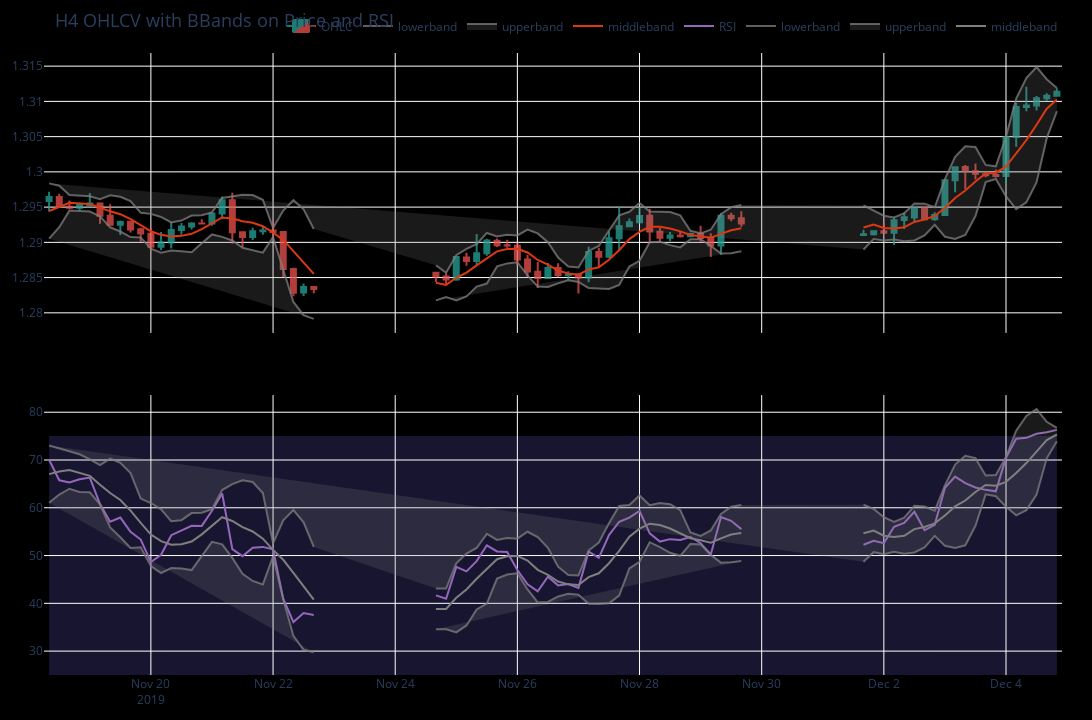

Source (notebook cell):
### Markdown cell above
#### Stacked SubPlot on sliced data

### Code cell
kwargs1 = {"width" : 1280, "height" : 720 ,"title_text" : "H4 OHLCV with BBands on Price and RSI", 
           "title_font_size" : 18, "plot_bgcolor":"black", "paper_bgcolor" : "black" }
fig = vbt.make_subplots(rows=2,cols=1, shared_xaxes=True, vertical_spacing=0.1)
# trace_names = ["BB_RSI_Upper","BB_RSI_Middle", "BB_RSI_Lower"]
## Sliced Data
indices = slice(500,600)
# h4_df[["Open","High","Low", "Close"]].vbt.ohlcv.plot(xaxis=dict(rangeslider_visible=True),add_trace_kwargs=dict(row=1, col=1),  fig=fig, **kwargs1) 
h4_df[["Open", "High", "Low", "Close"]].iloc[indices].vbt.ohlcv.plot(add_trace_kwargs=dict(row=1, col=1),  fig=fig, **kwargs1) ## Without Range Slider
h4_bbands.iloc[indices].plot(add_trace_kwargs=dict(row=1, col=1),fig=fig)
h4_rsi.iloc[indices].rename("RSI").vbt.plot(add_trace_kwargs=dict(row=2, col=1),fig=fig, **kwargs1 )
h4_bbands_rsi.iloc[indices].plot(add_trace_kwargs=dict(row=2, col=1),limits=(25, 75),fig=fig)
# h4_bbands_rsi.iloc[indices].plot(add_trace_kwargs=dict(row=2, col=1),limits=(25, 75),fig=fig ,xaxis=dict(rangeslider_visible=True))

fig.show()
